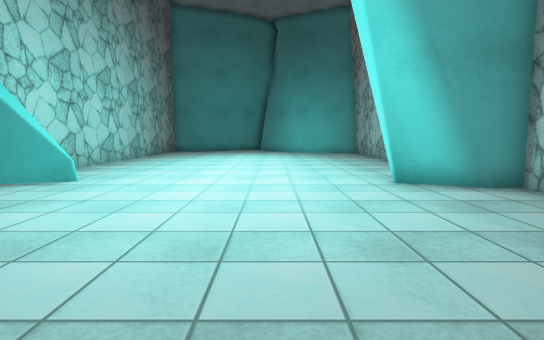
view 1 (above)

14 first-person views from a walk through a Unity game level. The camera is 1.2 m above the floor, tilts 6° down and sees 80° across. The floor is counted in squares, 1 m on a side. Each view is taken from the middle of a square. On the plan, view 1 faces up. The plan holds only what a view shows up to about 14 squares ahead; the rest is blank. The place goes on beyond the plan. The player is left out. Surface patterns are stand-ins for the level's own textures.

view 2
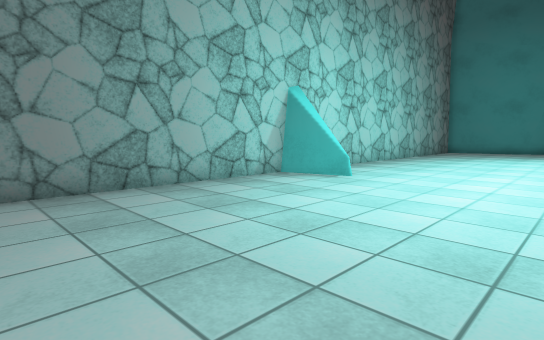

view 3
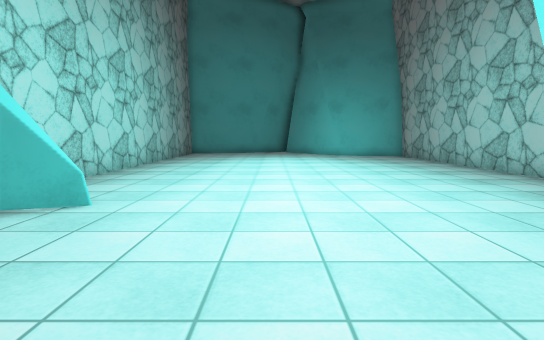

view 4
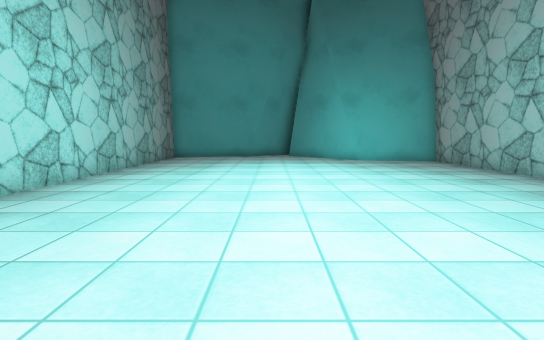

view 5
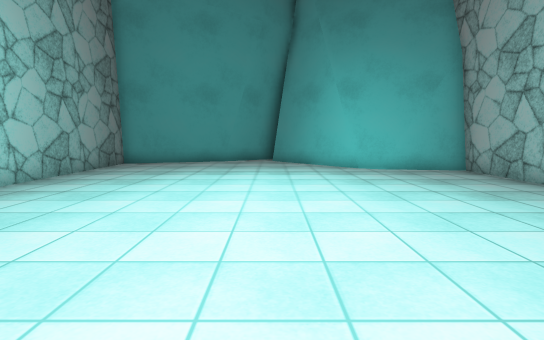

view 6
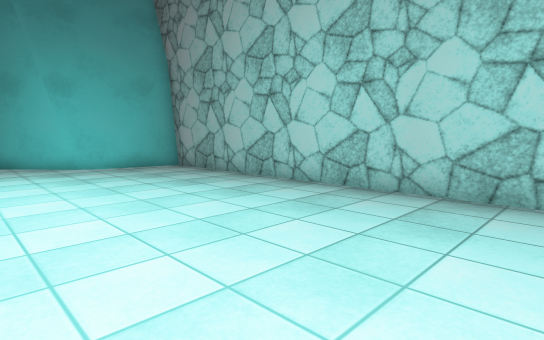

view 7
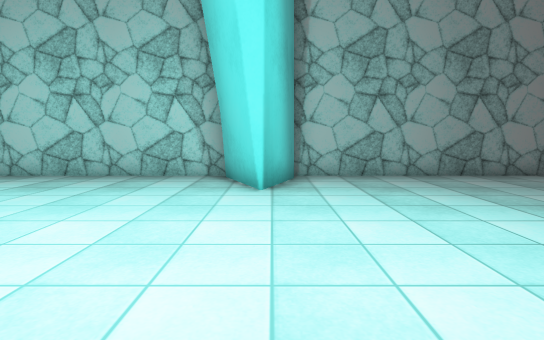

view 8
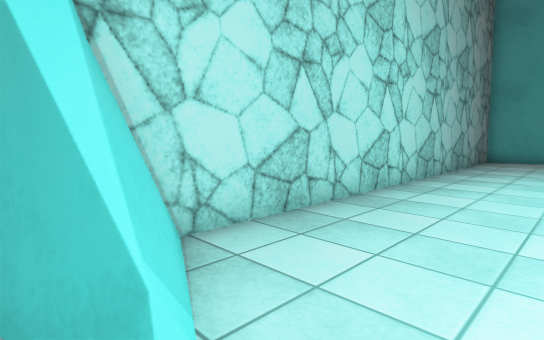

view 9
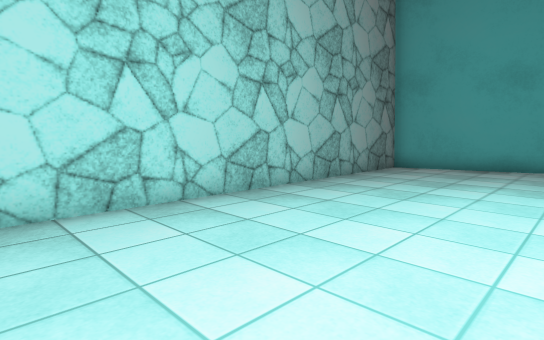

view 10
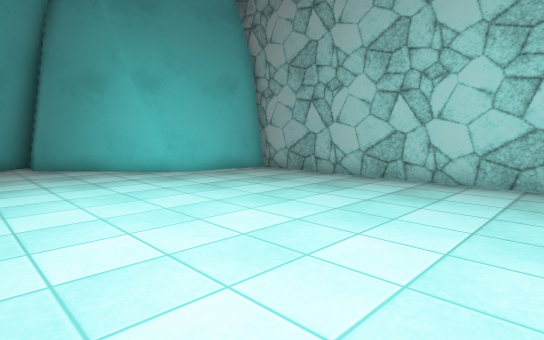

view 11
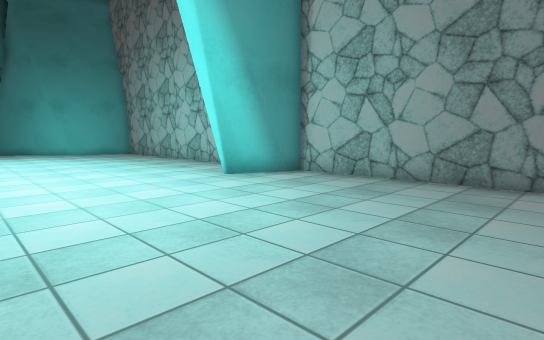

view 12
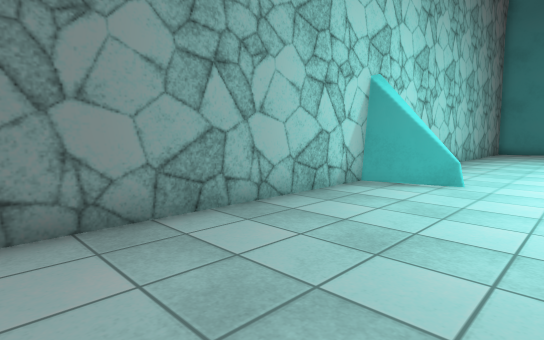

view 13
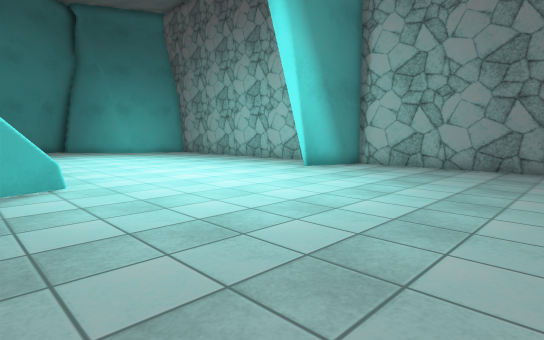

view 14
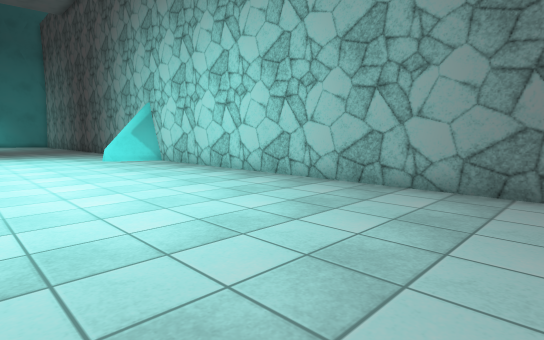

### Floor plan
Points are (right, up) in squares from view 1. A wall is a line through its corners. A room is listed if a view was taken in it or the views show most of it. See-through windows are left out.
Room 1 (views 1, 2, 3, 4, 5, 6, 7, 8, 9, 10, 11, 12, 13, 14)
walls: (-7.5, 9.6) (-5.4, 8.6) (-7.4, 8) (-7.4, 0.2); (5.8, 9.4) (5.8, 22.3) (3, 22.8); (5, 7.3) (2.6, 8.3) (5.3, 9.4); (2.3, 23.2) (0.4, 25.3); (4.1, 22.7) (1.9, 23.8); (5.8, -0.2) (5.8, 7.3) (4.4, 7.5); (-5.9, 25.5) (-7.4, 25) (-7.4, 9.3) (-5.8, 8.5)
low walls: (3.1, 22.7) (2.1, 23.2); (3.5, 22.7) (2, 23.5)

Where each view was taken, in squares from view 1:
view 1: 0 up, 0 right, facing up
view 2: 0 up, 0 right, facing up-left
view 3: 3 up, 2 left, facing up
view 4: 7 up, 2 left, facing up
view 5: 11 up, 1 left, facing up
view 6: 10 up, 1 left, facing up-right
view 7: 8 up, 4 left, facing right
view 8: 8 up, 4 left, facing up-left
view 9: 13 up, 2 left, facing up-left
view 10: 13 up, 3 left, facing up-right
view 11: 0 up, 3 left, facing up-right
view 12: 0 up, 3 left, facing up-left
view 13: 0 up, 7 left, facing up-right
view 14: 25 up, 0 right, facing down-left
